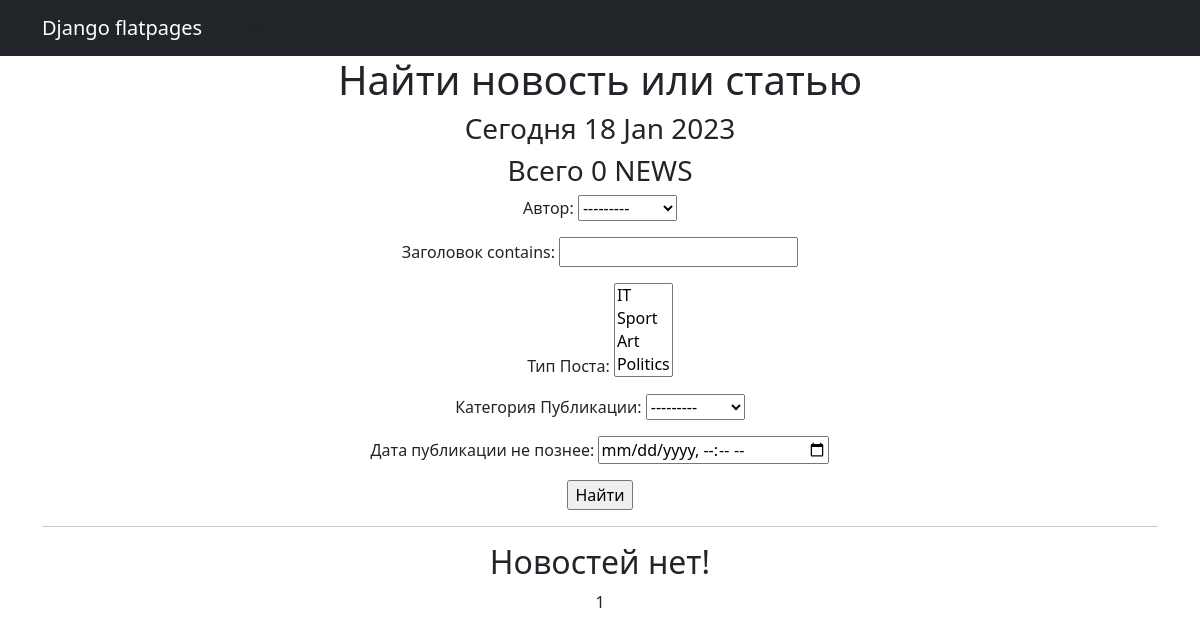
Page /news/search/ on the earlier database version.
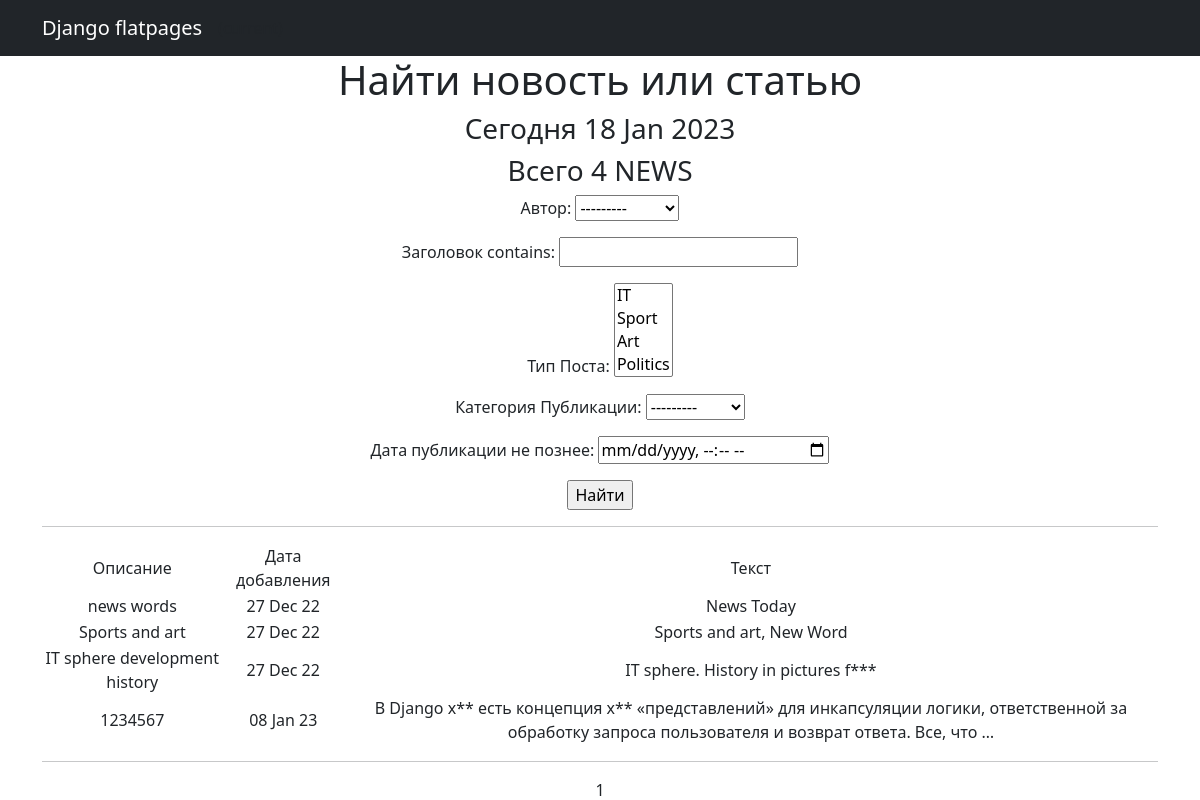
Same page on the later database version.
### news/models.py (models this page shows, shortened)
class Post(models.Model):
    author = models.ForeignKey(Author, on_delete=models.CASCADE, verbose_name="Автор")
    NEWS = "NW"
    ARTICLE = "AT"
    CATEGORY_CHOICES = (
        (NEWS, 'НОВОСТЬ'),
        (ARTICLE, 'СТАТЬЯ'),
    )
    categoryType = models.CharField(max_length=2, choices=CATEGORY_CHOICES, default=ARTICLE, verbose_name="Категория Публикации")
    dataCreation = models.DateTimeField(auto_now_add=True, verbose_name="Дата публикации")
    postCategory = models.ManyToManyField(Category, through='PostCategory', verbose_name="Тип Поста")
    title = models.CharField(max_length=128, verbose_name="Заголовок")
    text = models.TextField()
    rating = models.SmallIntegerField(default=0, verbose_name="Рейтинг")

### news/views.py (the view)
# urls.py: path('search/', NewsSearch.as_view(), name='search'),
class NewsSearch(ListView):
    model = Post
    ordering = 'dataCreation'
    template_name = 'search.html'
    context_object_name = 'search'
    paginate_by = 10
    def get_queryset(self):
        queryset = super().get_queryset()
        self.filterset = PostFilter(self.request.GET, queryset)
        return self.filterset.qs
    def get_context_data(self, **kwargs):
        context = super().get_context_data(**kwargs)
        context['filterset'] = self.filterset
        context['all_news'] = Post.objects.all()
        return context

### news/models.py (called while the page is built)
    def __str__(self):
        return f'{self.authorUser}'

    def __str__(self):
        return f'{self.name}'

### news/templatetags/custom_filters.py (called while the page is built)
@register.filter()
def censor(value):
    ban_words = ['fuck', 'хер']
    if not isinstance(value, str):
        raise TypeError(f"unresolved type'{type(value)}' expected type 'str")
    for word in value.split():
        if word.lower() in ban_words:
            value = value.replace(word, f'{word[0]}{"*"*(len(word)-1)}')
    return value

### news/templatetags/custom_tags.py (called while the page is built)
@register.simple_tag()
def current_time(format_string='%b %d %Y'):
    return datetime.utcnow().strftime(format_string)

### news/templates/search.html (shortened to what this page needs)
{% extends 'flatpages/default.html' %}
{% load custom_filters %}
{% load custom_tags %}
{% block content %}
   <h1>Найти новость или статью</h1>
<h3>Сегодня {% current_time '%d %b %Y' %}</h3>
<h3> Всего {{ all_news|length }} NEWS</h3>
   <form action="" method="get">
       {{ filterset.form.as_p }}
       <input type="submit" value="Найти" />
   </form>
  <hr>
   {% if search %}
       <table>
          <tr>
               <td>Описание</td>
               <td>Дата добавления</td>
               <td>Текст</td>
           <tr>
           {% for new in search %}
           <tr>
               <td>{{ new.title|censor }}</td>
               <td>{{ new.dataCreation|date:'d M y ' }}</td>
               <td>{{ new.text|truncatewords:20|censor}}</td>
           {% endfor %}
       </table>
   <hr>
   {% else %}
       <h2>Новостей нет!</h2>
   {% endif %}
   {{ page_obj.number }}
{% endblock content %}

Differences in the rows shown:
added Post: title|censor "news words", dataCreation "27 Dec 22", text|censor "News Today"
added Post: title|censor "Sports and art", dataCreation "27 Dec 22", text|censor "Sports and art, New Word"
added Post: title|censor "IT sphere development history", dataCreation "27 Dec 22", text|censor "IT sphere. History in pictures f***"
added Post: title|censor "1234567", dataCreation "08 Jan 23", text|censor "В Django х** есть концепция х** «представлений» для инкапсуляции логики, ответственной за обработку запроса пользователя и возврат ответа. Все, что …"
Other differences:
{{ all_news|length }}: "0" → "4"
text no longer shown: "Новостей нет!"
text now shown: "Описание Дата добавления Текст"
